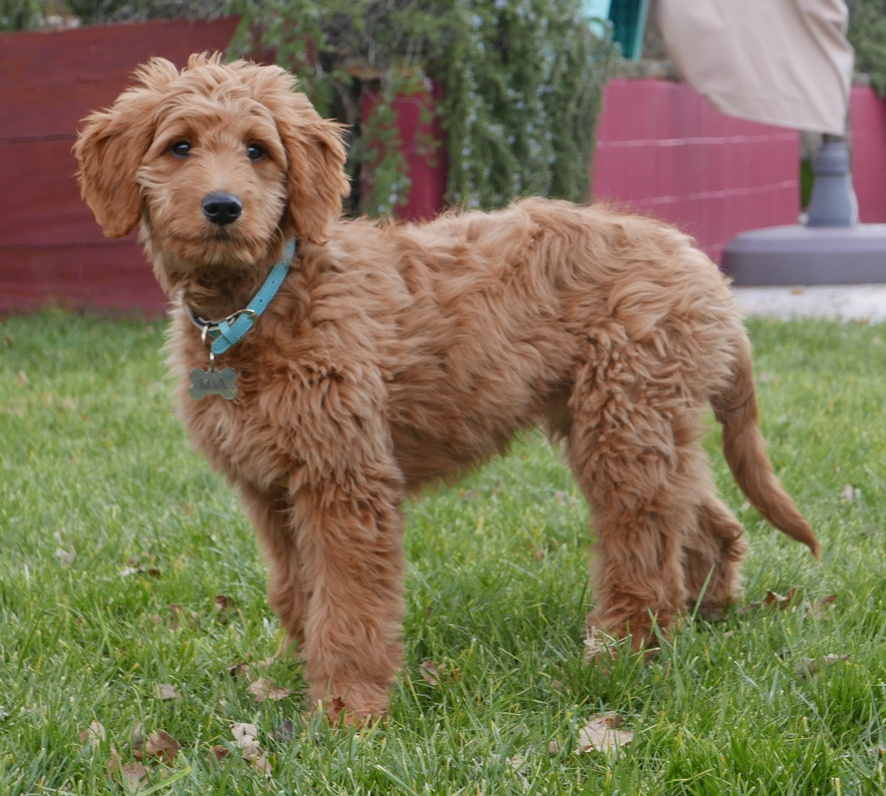
#> input picture doodle.jpg, 886 x 796 px, shrunk from 2525 x 2270 before the run
$ jupyter execute JPEG_test.ipynb
#> lines starting #> are read from the running program, lines starting #| are printed output that depends on the picture
[cell 1]
from matplotlib import pyplot as plt
import numpy as np
import cv2

[cell 2]
im = cv2.imread("./doodle.jpg") #3.6 MB
#> im is the input picture: shape (796, 886, 3); mean B, G, R 84.8, 115.3, 125.3
shape = im.shape
#> shape = (796, 886, 3)
print(shape)
#| (796, 886, 3)
h = shape[0]
#> h = 796
w = shape[1]
#> w = 886

im = cv2.cvtColor(im, cv2.COLOR_BGR2RGB)
plt.imshow(im)
plt.show()

[cell 3]
ycc = cv2.cvtColor(im,cv2.COLOR_RGB2YCrCb);
#> ycc: shape (796, 886, 3); mean of channels 0, 1, 2 114.8, 135.5, 111
plt.imshow(ycc)
plt.show()
cv2.imwrite("./doodle_ycc.jpg",ycc)
cv2.imwrite("./doodle_y.jpg",ycc[:,:,0])
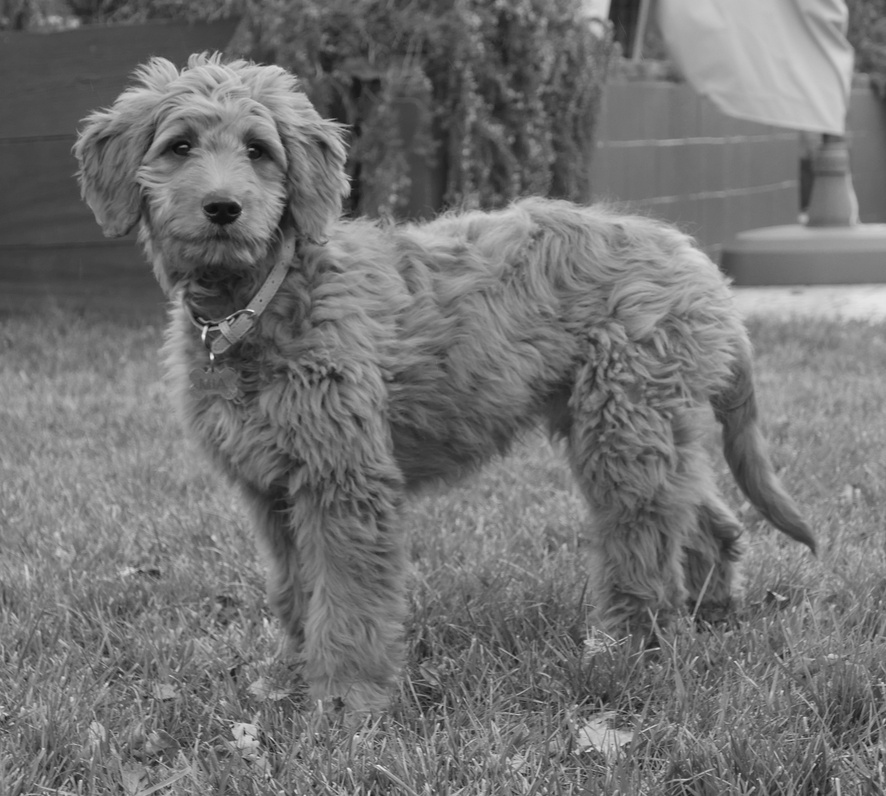
#> saved as doodle_y.jpg: shape (796, 886); min 11, max 242, mean 114.8
cv2.imwrite("./doodle_Cr.jpg",ycc[:,:,1])
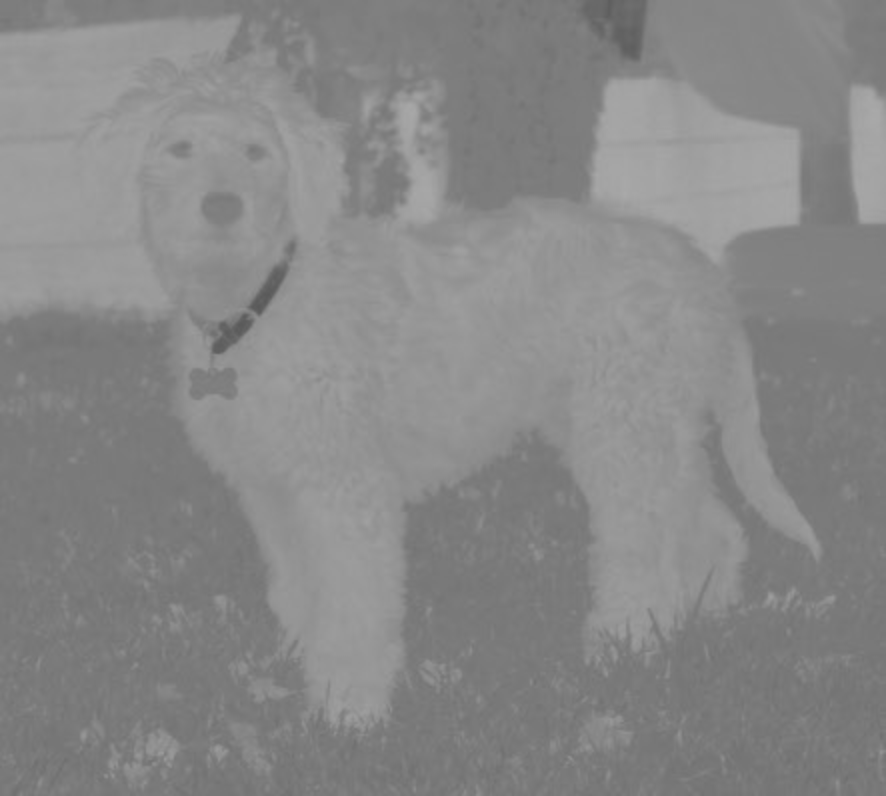
#> saved as doodle_Cr.jpg: shape (796, 886); min 89, max 169, mean 135.5
cv2.imwrite("./doodle_Cb.jpg",ycc[:,:,1])
#> Out = True

[cell 4]
#JPEG algo splits image into 8x8 blocks, so we need to crop to dimensions divisible by 8
hmax = h - (h%8)
#> hmax = 792
wmax = w - (w%8)
#> wmax = 880
ycc = ycc[:hmax,:wmax,:]
#> ycc: shape (792, 880, 3); mean of channels 0, 1, 2 114.8, 135.6, 111.1

print(ycc.shape)
#| (792, 880, 3)
cv2.imwrite("./doodle_ycc_cropped.jpg",ycc)
#> Out = True

TO DO: Explain derivation of DCT, and why it's better than FFT in this case

[cell 5]
#define transform matrix T such that the DCT of image M is given by TMT'
T = np.zeros((8,8))
T[0,:] = [1/np.sqrt(8) for i in range(8)]
for i in range(1,8):
    for j in range(8):
        T[i,j] = 0.5 * np.cos(((2*j + 1)*i*np.pi)/16)

T_inv = np.linalg.inv(T)

[cell 6]
#define JPEG standard quantization matrix
Q=np.array([[16,11,10,16,24,40,51,61],
   [12,12,14,19,26,58,60,55],
   [14,13,16,24,40,57,69,56],
   [14,17,22,29,51,87,80,62],
   [18,22,37,56,68,109,103,77],
   [24,35,55,64,81,104,113,92],
   [49,64,78,87,103,121,120,101],
   [72,92,95,98,112,100,103,99],
   ])

[cell 7]
#scale the quanitization to remove more or less frequencies from the image
reg_quality = 1
good_quality = 0.1
poor_quality = 20

[cell 8]
#transform each of the Y, Cr, and Cb spaces separately
final = np.zeros((hmax,wmax,3),np.uint8)
Q = Q*poor_quality
for k in range(3):
    start = np.array(ycc[:,:,k])
    start = start - float(128) #shift pixel values from [0,256] to [-128,127] to reduce range requirements for DCT processing
    compressed = np.zeros((hmax,wmax)) #initialize a matrix to piece blocks back together

    for i in range(int(hmax/8)):
        for j in range(int(wmax/8)):
            block = start[8*i:8*(i+1), 8*j:8*(j+1)] #eg blocks go from [0,7],[8,15],[16,23],...
            #plt.imshow(block)
            #plt.show()
            #print(block)

            D = T @ block @ T_inv #DCT on block
            #plt.imshow(D)
            #plt.show()
            #print(D)

            C = D/Q #divide by quantization matrix...highest frequencies will be made smallest
            C = np.round(C) #round to integer pixel values (lossy step)
            #plt.imshow(C)
            #plt.show()
            #print(C) #note that most of the frequencies have been reduced to 0
            compressed[8*i:8*(i+1), 8*j:8*(j+1)] = C

    #decompress image and run inverse fourier transform
    plt.imshow(compressed)
    plt.show()
    #print(compressed)

    decompressed = np.zeros((hmax,wmax))
    for i in range(int(hmax/8)):
        for j in range(int(wmax/8)):
            block = compressed[8*i:8*(i+1), 8*j:8*(j+1)]
            C = block * Q #piecewise multiply by quantization matrix
            D_inv = T_inv @ C @ T #writing as matrix multiplication makes taking the inverse DCT easy
            decompressed[8*i:8*(i+1), 8*j:8*(j+1)] = D_inv

    decompressed = decompressed + float(128)
    decompressed = decompressed.astype(int)

    plt.imshow(decompressed)
    plt.show()

    final[:,:,k] = decompressed
#> this loop made 3 passes
#> pass 1, `plt.show()`:
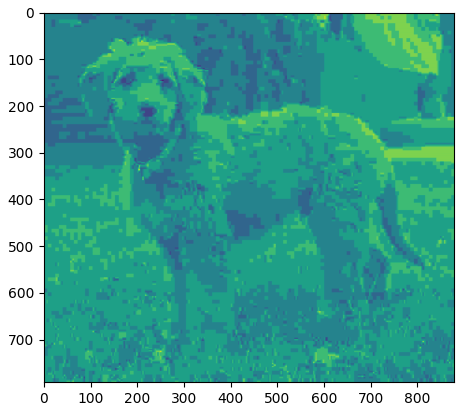
#> figure drawn by matplotlib, 1 panel
#> after the loop:
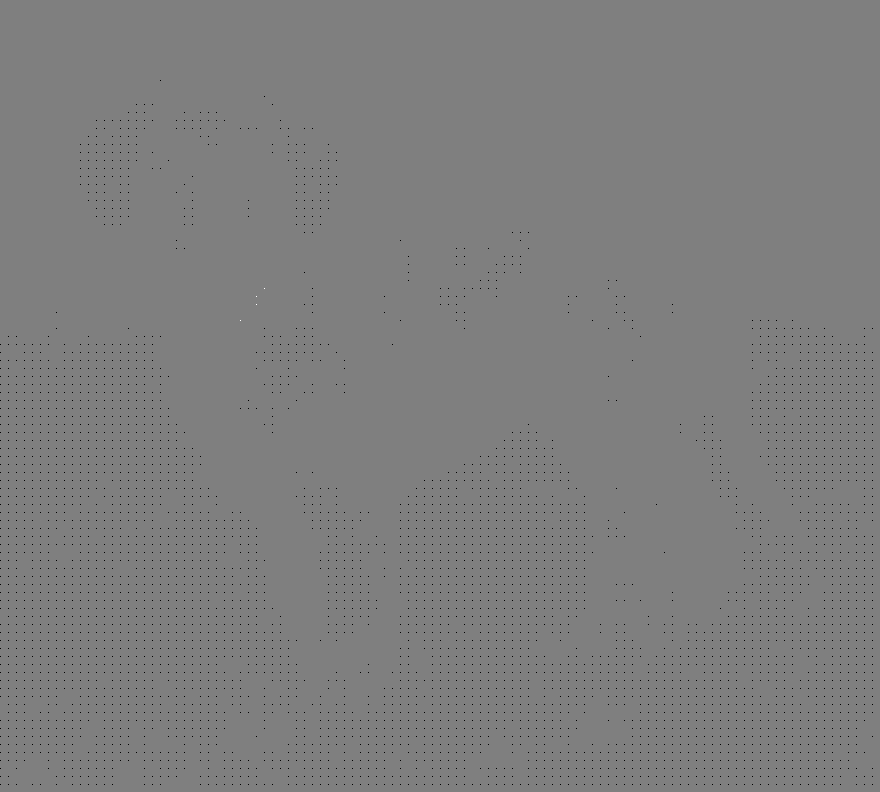
#> compressed: shape (792, 880) float64; min -1, max 1, mean -0.00617; drawn with min black and max white
#> after the loop:
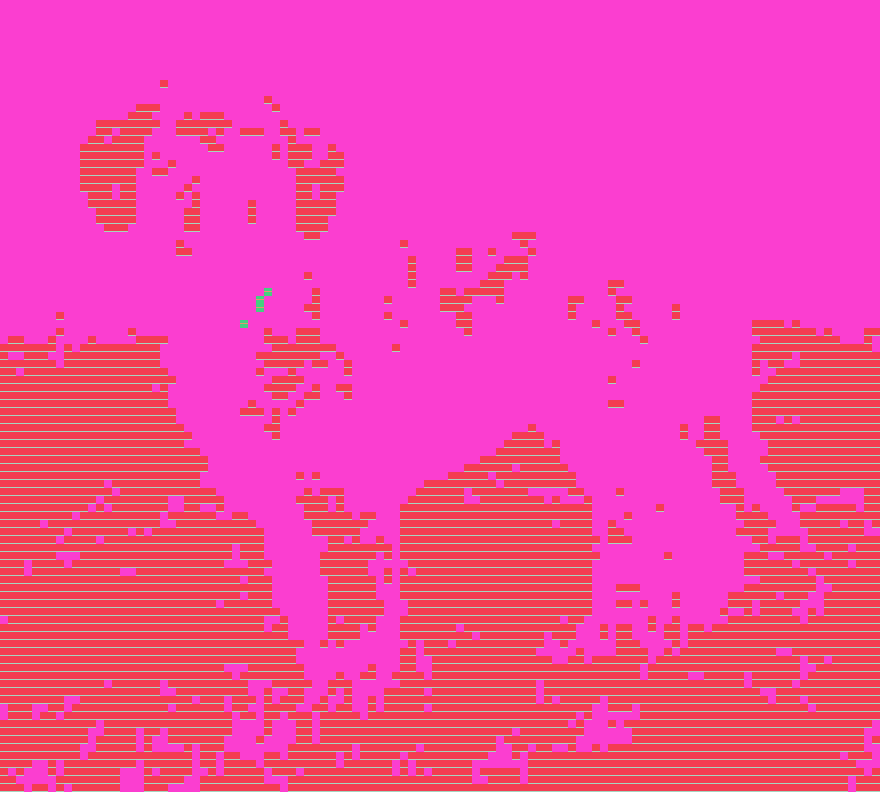
#> decompressed: shape (792, 880) int64; 5 distinct labels, from 87 to 168; one colour per label, 0 black
#> after the loop: final: shape (792, 880, 3); mean of channels 0, 1, 2 115.1, 138.5, 112.1
#> after the loop:
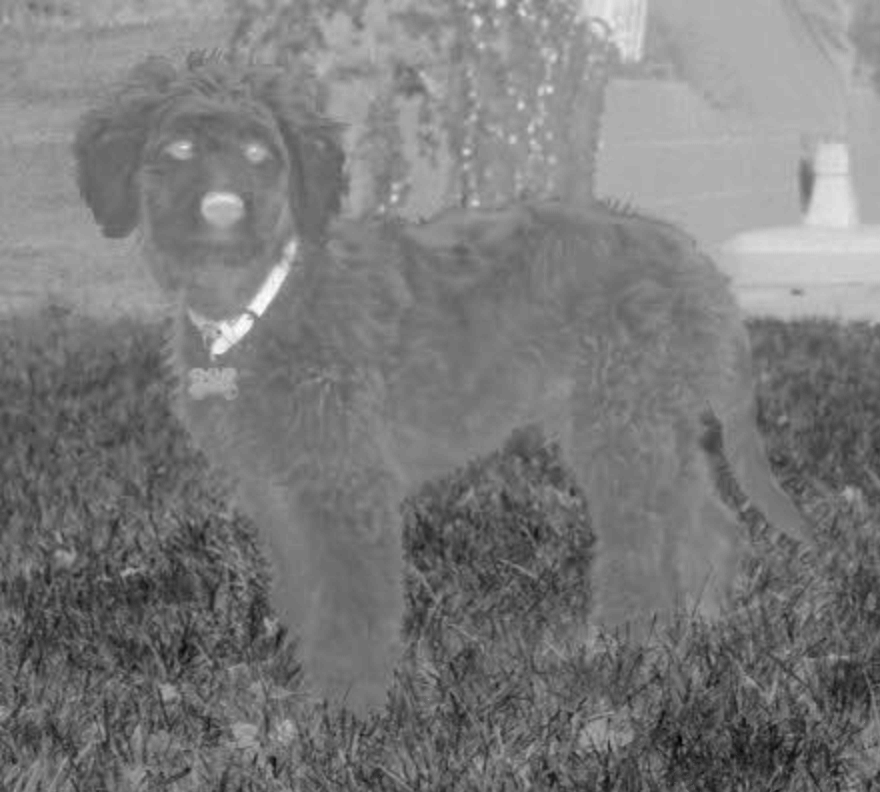
#> start: shape (792, 880) float64; min -57, max 26, mean -16.9; drawn with min black and max white

cv2.imwrite("./doodle_ycc_poorfinal.jpg",final)
#> Out = True

[cell 9]
#with q=(1,1,1), the final compressed image size is 958 KB with no discernible loss in quality
final_bgr = cv2.cvtColor(final,cv2.COLOR_YCrCb2BGR);
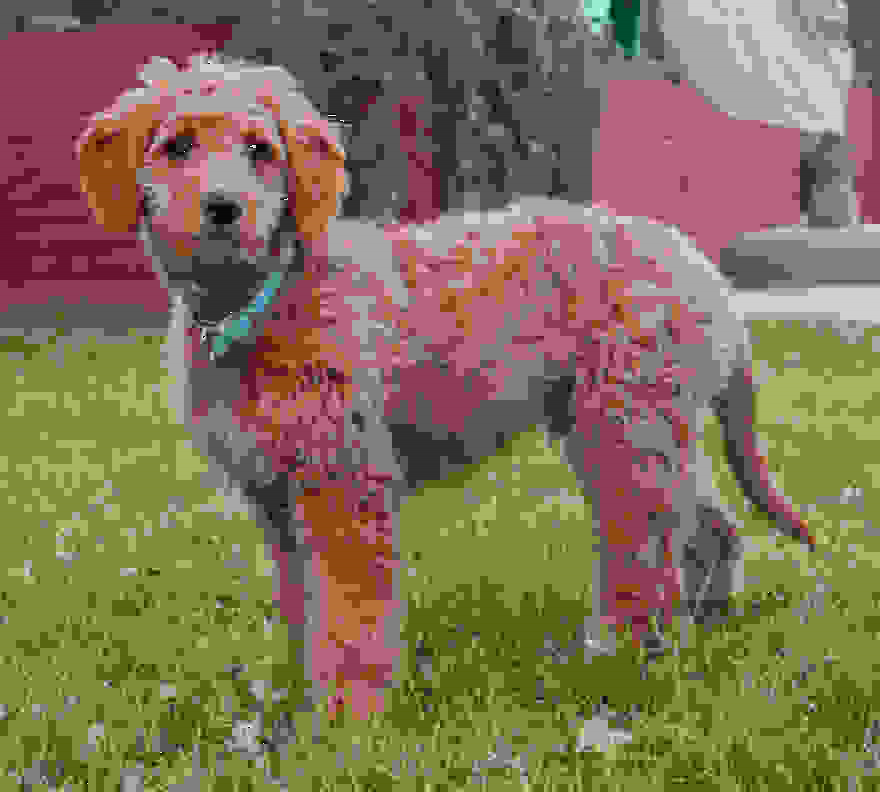
#> final_bgr: shape (792, 880, 3); mean B, G, R 87.1, 113.1, 129.8
cv2.imwrite("./doodle_poorfinal.jpg",final_bgr)

final_rgb = cv2.cvtColor(final_bgr,cv2.COLOR_BGR2RGB);
plt.imshow(final_rgb)
plt.show()
